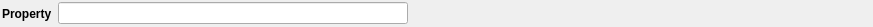
<?xml version="1.0" encoding="UTF-8"?>
<ui version="4.0">
 <class>HTConnectionWidget</class>
 <widget class="QWidget" name="HTConnectionWidget">
  <property name="geometry">
   <rect>
    <x>0</x>
    <y>0</y>
    <width>873</width>
    <height>27</height>
   </rect>
  </property>
  <property name="windowTitle">
   <string>HyperThought Connection</string>
  </property>
  <layout class="QHBoxLayout" name="horizontalLayout">
   <property name="leftMargin">
    <number>2</number>
   </property>
   <property name="topMargin">
    <number>2</number>
   </property>
   <property name="rightMargin">
    <number>2</number>
   </property>
   <property name="bottomMargin">
    <number>2</number>
   </property>
   <item>
    <widget class="QLabel" name="propNameLabel">
     <property name="font">
      <font>
       <weight>75</weight>
       <bold>true</bold>
      </font>
     </property>
     <property name="text">
      <string>Property</string>
     </property>
    </widget>
   </item>
   <item>
    <widget class="QLineEdit" name="apiAccessLE">
     <property name="minimumSize">
      <size>
       <width>200</width>
       <height>0</height>
      </size>
     </property>
    </widget>
   </item>
   <item>
    <spacer name="statusSpacer">
     <property name="orientation">
      <enum>Qt::Horizontal</enum>
     </property>
     <property name="sizeType">
      <enum>QSizePolicy::MinimumExpanding</enum>
     </property>
     <property name="sizeHint" stdset="0">
      <size>
       <width>463</width>
       <height>20</height>
      </size>
     </property>
    </spacer>
   </item>
  </layout>
 </widget>
 <resources/>
 <connections/>
</ui>
